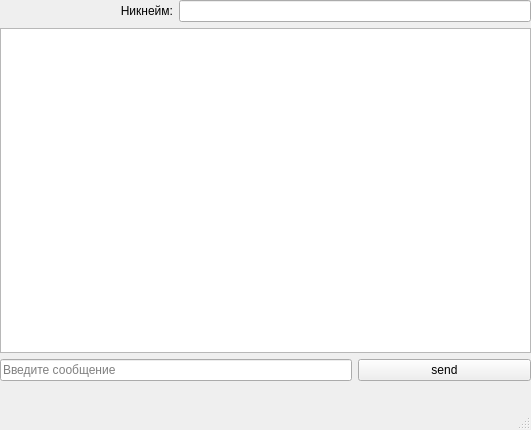
<?xml version="1.0" encoding="UTF-8"?>
<ui version="4.0">
 <class>MainWindow</class>
 <widget class="QMainWindow" name="MainWindow">
  <property name="geometry">
   <rect>
    <x>0</x>
    <y>0</y>
    <width>531</width>
    <height>430</height>
   </rect>
  </property>
  <property name="windowTitle">
   <string>MainWindow</string>
  </property>
  <widget class="QWidget" name="centralwidget">
   <widget class="QWidget" name="gridLayoutWidget">
    <property name="geometry">
     <rect>
      <x>0</x>
      <y>0</y>
      <width>531</width>
      <height>381</height>
     </rect>
    </property>
    <layout class="QGridLayout" name="gridLayout">
     <item row="2" column="2">
      <widget class="QPushButton" name="send">
       <property name="text">
        <string>send</string>
       </property>
      </widget>
     </item>
     <item row="0" column="1" colspan="2">
      <widget class="QLineEdit" name="nick">
       <property name="readOnly">
        <bool>true</bool>
       </property>
       <property name="placeholderText">
        <string/>
       </property>
      </widget>
     </item>
     <item row="0" column="0">
      <widget class="QLabel" name="label">
       <property name="layoutDirection">
        <enum>Qt::LeftToRight</enum>
       </property>
       <property name="text">
        <string>Никнейм:</string>
       </property>
       <property name="alignment">
        <set>Qt::AlignRight|Qt::AlignTrailing|Qt::AlignVCenter</set>
       </property>
      </widget>
     </item>
     <item row="1" column="0" colspan="3">
      <widget class="QTextEdit" name="textEdit">
       <property name="readOnly">
        <bool>true</bool>
       </property>
      </widget>
     </item>
     <item row="2" column="0" colspan="2">
      <widget class="QLineEdit" name="message">
       <property name="placeholderText">
        <string>Введите сообщение</string>
       </property>
      </widget>
     </item>
    </layout>
   </widget>
  </widget>
  <widget class="QMenuBar" name="menubar">
   <property name="geometry">
    <rect>
     <x>0</x>
     <y>0</y>
     <width>531</width>
     <height>21</height>
    </rect>
   </property>
  </widget>
  <widget class="QStatusBar" name="statusbar"/>
 </widget>
 <resources/>
 <connections/>
</ui>
